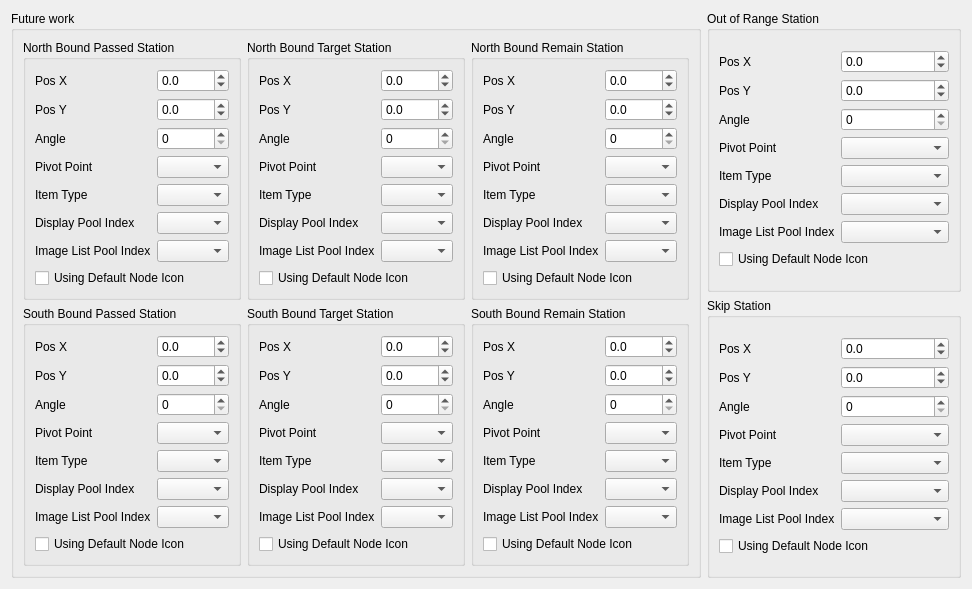
<?xml version="1.0" encoding="UTF-8"?>
<ui version="4.0">
 <class>Form</class>
 <widget class="QWidget" name="Form">
  <property name="geometry">
   <rect>
    <x>0</x>
    <y>0</y>
    <width>972</width>
    <height>528</height>
   </rect>
  </property>
  <property name="windowTitle">
   <string>Form</string>
  </property>
  <layout class="QGridLayout" name="gridLayout">
   <item row="0" column="0">
    <layout class="QHBoxLayout" name="horizontalLayout_4">
     <item>
      <widget class="QGroupBox" name="groupBox_4">
       <property name="title">
        <string>Future work</string>
       </property>
       <layout class="QGridLayout" name="gridLayout_11">
        <item row="0" column="0">
         <layout class="QVBoxLayout" name="verticalLayout">
          <item>
           <layout class="QHBoxLayout" name="horizontalLayout_3">
            <item>
             <widget class="QGroupBox" name="groupBox_6">
              <property name="title">
               <string>North Bound Passed Station</string>
              </property>
              <layout class="QGridLayout" name="gridLayout_7">
               <item row="0" column="0">
                <layout class="QGridLayout" name="gridLayout_8" columnstretch="0,1">
                 <item row="6" column="1">
                  <widget class="QIndexComboBox" name="comboImgListPool_P_2"/>
                 </item>
                 <item row="0" column="1">
                  <widget class="QDoubleSpinBox" name="spPosX_P_2">
                   <property name="decimals">
                    <number>1</number>
                   </property>
                   <property name="minimum">
                    <double>-9999.000000000000000</double>
                   </property>
                   <property name="maximum">
                    <double>9999.000000000000000</double>
                   </property>
                  </widget>
                 </item>
                 <item row="0" column="0">
                  <widget class="QLabel" name="label_3">
                   <property name="text">
                    <string>Pos X</string>
                   </property>
                   <property name="buddy">
                    <cstring>spPosX_P</cstring>
                   </property>
                  </widget>
                 </item>
                 <item row="2" column="0">
                  <widget class="QLabel" name="labelAngle_P_2">
                   <property name="text">
                    <string>Angle</string>
                   </property>
                   <property name="buddy">
                    <cstring>spAngle_P</cstring>
                   </property>
                  </widget>
                 </item>
                 <item row="1" column="0">
                  <widget class="QLabel" name="label_9">
                   <property name="text">
                    <string>Pos Y</string>
                   </property>
                   <property name="buddy">
                    <cstring>spPosY_P</cstring>
                   </property>
                  </widget>
                 </item>
                 <item row="1" column="1">
                  <widget class="QDoubleSpinBox" name="spPosY_P_2">
                   <property name="decimals">
                    <number>1</number>
                   </property>
                   <property name="minimum">
                    <double>-9999.000000000000000</double>
                   </property>
                   <property name="maximum">
                    <double>9999.000000000000000</double>
                   </property>
                  </widget>
                 </item>
                 <item row="3" column="1">
                  <widget class="QComboBox" name="comboPivot_P_2"/>
                 </item>
                 <item row="4" column="1">
                  <widget class="QComboBox" name="comboType_P_2"/>
                 </item>
                 <item row="3" column="0">
                  <widget class="QLabel" name="label_15">
                   <property name="text">
                    <string>Pivot Point</string>
                   </property>
                   <property name="buddy">
                    <cstring>comboPivot_P</cstring>
                   </property>
                  </widget>
                 </item>
                 <item row="4" column="0">
                  <widget class="QLabel" name="label_19">
                   <property name="text">
                    <string>Item Type</string>
                   </property>
                   <property name="buddy">
                    <cstring>comboType_P</cstring>
                   </property>
                  </widget>
                 </item>
                 <item row="2" column="1">
                  <widget class="QDoubleSpinBox" name="spAngle_P_2">
                   <property name="decimals">
                    <number>0</number>
                   </property>
                   <property name="maximum">
                    <double>360.000000000000000</double>
                   </property>
                  </widget>
                 </item>
                 <item row="6" column="0">
                  <widget class="QLabel" name="label_25">
                   <property name="text">
                    <string>Image List Pool Index</string>
                   </property>
                   <property name="buddy">
                    <cstring>comboImgListPool_P</cstring>
                   </property>
                  </widget>
                 </item>
                 <item row="5" column="1">
                  <widget class="QIndexComboBox" name="comboDisplayPool_P_2"/>
                 </item>
                 <item row="5" column="0">
                  <widget class="QLabel" name="label_20">
                   <property name="text">
                    <string>Display Pool Index</string>
                   </property>
                   <property name="buddy">
                    <cstring>comboDisplayPool_P</cstring>
                   </property>
                  </widget>
                 </item>
                 <item row="7" column="0" colspan="2">
                  <widget class="QCheckBox" name="chkUseDefaultSpot_P_2">
                   <property name="text">
                    <string>Using Default Node Icon</string>
                   </property>
                  </widget>
                 </item>
                </layout>
               </item>
              </layout>
             </widget>
            </item>
            <item>
             <widget class="QGroupBox" name="groupBox_9">
              <property name="title">
               <string>North Bound Target Station</string>
              </property>
              <layout class="QGridLayout" name="gridLayout_13">
               <item row="0" column="0">
                <layout class="QGridLayout" name="gridLayout_14" columnstretch="0,1">
                 <item row="6" column="1">
                  <widget class="QIndexComboBox" name="comboImgListPool_P_4"/>
                 </item>
                 <item row="0" column="1">
                  <widget class="QDoubleSpinBox" name="spPosX_P_4">
                   <property name="decimals">
                    <number>1</number>
                   </property>
                   <property name="minimum">
                    <double>-9999.000000000000000</double>
                   </property>
                   <property name="maximum">
                    <double>9999.000000000000000</double>
                   </property>
                  </widget>
                 </item>
                 <item row="0" column="0">
                  <widget class="QLabel" name="label_31">
                   <property name="text">
                    <string>Pos X</string>
                   </property>
                   <property name="buddy">
                    <cstring>spPosX_P</cstring>
                   </property>
                  </widget>
                 </item>
                 <item row="2" column="0">
                  <widget class="QLabel" name="labelAngle_P_4">
                   <property name="text">
                    <string>Angle</string>
                   </property>
                   <property name="buddy">
                    <cstring>spAngle_P</cstring>
                   </property>
                  </widget>
                 </item>
                 <item row="1" column="0">
                  <widget class="QLabel" name="label_32">
                   <property name="text">
                    <string>Pos Y</string>
                   </property>
                   <property name="buddy">
                    <cstring>spPosY_P</cstring>
                   </property>
                  </widget>
                 </item>
                 <item row="1" column="1">
                  <widget class="QDoubleSpinBox" name="spPosY_P_4">
                   <property name="decimals">
                    <number>1</number>
                   </property>
                   <property name="minimum">
                    <double>-9999.000000000000000</double>
                   </property>
                   <property name="maximum">
                    <double>9999.000000000000000</double>
                   </property>
                  </widget>
                 </item>
                 <item row="3" column="1">
                  <widget class="QComboBox" name="comboPivot_P_4"/>
                 </item>
                 <item row="4" column="1">
                  <widget class="QComboBox" name="comboType_P_4"/>
                 </item>
                 <item row="3" column="0">
                  <widget class="QLabel" name="label_33">
                   <property name="text">
                    <string>Pivot Point</string>
                   </property>
                   <property name="buddy">
                    <cstring>comboPivot_P</cstring>
                   </property>
                  </widget>
                 </item>
                 <item row="4" column="0">
                  <widget class="QLabel" name="label_34">
                   <property name="text">
                    <string>Item Type</string>
                   </property>
                   <property name="buddy">
                    <cstring>comboType_P</cstring>
                   </property>
                  </widget>
                 </item>
                 <item row="2" column="1">
                  <widget class="QDoubleSpinBox" name="spAngle_P_4">
                   <property name="decimals">
                    <number>0</number>
                   </property>
                   <property name="maximum">
                    <double>360.000000000000000</double>
                   </property>
                  </widget>
                 </item>
                 <item row="6" column="0">
                  <widget class="QLabel" name="label_35">
                   <property name="text">
                    <string>Image List Pool Index</string>
                   </property>
                   <property name="buddy">
                    <cstring>comboImgListPool_P</cstring>
                   </property>
                  </widget>
                 </item>
                 <item row="5" column="1">
                  <widget class="QIndexComboBox" name="comboDisplayPool_P_4"/>
                 </item>
                 <item row="5" column="0">
                  <widget class="QLabel" name="label_36">
                   <property name="text">
                    <string>Display Pool Index</string>
                   </property>
                   <property name="buddy">
                    <cstring>comboDisplayPool_P</cstring>
                   </property>
                  </widget>
                 </item>
                 <item row="7" column="0" colspan="2">
                  <widget class="QCheckBox" name="chkUseDefaultSpot_P_4">
                   <property name="text">
                    <string>Using Default Node Icon</string>
                   </property>
                  </widget>
                 </item>
                </layout>
               </item>
              </layout>
             </widget>
            </item>
            <item>
             <widget class="QGroupBox" name="groupBox_12">
              <property name="title">
               <string>North Bound Remain Station</string>
              </property>
              <layout class="QGridLayout" name="gridLayout_18">
               <item row="0" column="0">
                <layout class="QGridLayout" name="gridLayout_19" columnstretch="0,1">
                 <item row="6" column="1">
                  <widget class="QIndexComboBox" name="comboImgListPool_P_6"/>
                 </item>
                 <item row="0" column="1">
                  <widget class="QDoubleSpinBox" name="spPosX_P_6">
                   <property name="decimals">
                    <number>1</number>
                   </property>
                   <property name="minimum">
                    <double>-9999.000000000000000</double>
                   </property>
                   <property name="maximum">
                    <double>9999.000000000000000</double>
                   </property>
                  </widget>
                 </item>
                 <item row="0" column="0">
                  <widget class="QLabel" name="label_43">
                   <property name="text">
                    <string>Pos X</string>
                   </property>
                   <property name="buddy">
                    <cstring>spPosX_P</cstring>
                   </property>
                  </widget>
                 </item>
                 <item row="2" column="0">
                  <widget class="QLabel" name="labelAngle_P_6">
                   <property name="text">
                    <string>Angle</string>
                   </property>
                   <property name="buddy">
                    <cstring>spAngle_P</cstring>
                   </property>
                  </widget>
                 </item>
                 <item row="1" column="0">
                  <widget class="QLabel" name="label_44">
                   <property name="text">
                    <string>Pos Y</string>
                   </property>
                   <property name="buddy">
                    <cstring>spPosY_P</cstring>
                   </property>
                  </widget>
                 </item>
                 <item row="1" column="1">
                  <widget class="QDoubleSpinBox" name="spPosY_P_6">
                   <property name="decimals">
                    <number>1</number>
                   </property>
                   <property name="minimum">
                    <double>-9999.000000000000000</double>
                   </property>
                   <property name="maximum">
                    <double>9999.000000000000000</double>
                   </property>
                  </widget>
                 </item>
                 <item row="3" column="1">
                  <widget class="QComboBox" name="comboPivot_P_6"/>
                 </item>
                 <item row="4" column="1">
                  <widget class="QComboBox" name="comboType_P_6"/>
                 </item>
                 <item row="3" column="0">
                  <widget class="QLabel" name="label_45">
                   <property name="text">
                    <string>Pivot Point</string>
                   </property>
                   <property name="buddy">
                    <cstring>comboPivot_P</cstring>
                   </property>
                  </widget>
                 </item>
                 <item row="4" column="0">
                  <widget class="QLabel" name="label_46">
                   <property name="text">
                    <string>Item Type</string>
                   </property>
                   <property name="buddy">
                    <cstring>comboType_P</cstring>
                   </property>
                  </widget>
                 </item>
                 <item row="2" column="1">
                  <widget class="QDoubleSpinBox" name="spAngle_P_6">
                   <property name="decimals">
                    <number>0</number>
                   </property>
                   <property name="maximum">
                    <double>360.000000000000000</double>
                   </property>
                  </widget>
                 </item>
                 <item row="6" column="0">
                  <widget class="QLabel" name="label_47">
                   <property name="text">
                    <string>Image List Pool Index</string>
                   </property>
                   <property name="buddy">
                    <cstring>comboImgListPool_P</cstring>
                   </property>
                  </widget>
                 </item>
                 <item row="5" column="1">
                  <widget class="QIndexComboBox" name="comboDisplayPool_P_6"/>
                 </item>
                 <item row="5" column="0">
                  <widget class="QLabel" name="label_48">
                   <property name="text">
                    <string>Display Pool Index</string>
                   </property>
                   <property name="buddy">
                    <cstring>comboDisplayPool_P</cstring>
                   </property>
                  </widget>
                 </item>
                 <item row="7" column="0" colspan="2">
                  <widget class="QCheckBox" name="chkUseDefaultSpot_P_6">
                   <property name="text">
                    <string>Using Default Node Icon</string>
                   </property>
                  </widget>
                 </item>
                </layout>
               </item>
              </layout>
             </widget>
            </item>
           </layout>
          </item>
          <item>
           <layout class="QHBoxLayout" name="horizontalLayout_2">
            <item>
             <widget class="QGroupBox" name="groupBox_7">
              <property name="title">
               <string>South Bound Passed Station</string>
              </property>
              <layout class="QGridLayout" name="gridLayout_10">
               <item row="0" column="0">
                <layout class="QGridLayout" name="gridLayout_9" columnstretch="0,1">
                 <item row="6" column="1">
                  <widget class="QIndexComboBox" name="comboImgListPool_P_3"/>
                 </item>
                 <item row="0" column="1">
                  <widget class="QDoubleSpinBox" name="spPosX_P_3">
                   <property name="decimals">
                    <number>1</number>
                   </property>
                   <property name="minimum">
                    <double>-9999.000000000000000</double>
                   </property>
                   <property name="maximum">
                    <double>9999.000000000000000</double>
                   </property>
                  </widget>
                 </item>
                 <item row="0" column="0">
                  <widget class="QLabel" name="label_21">
                   <property name="text">
                    <string>Pos X</string>
                   </property>
                   <property name="buddy">
                    <cstring>spPosX_P</cstring>
                   </property>
                  </widget>
                 </item>
                 <item row="2" column="0">
                  <widget class="QLabel" name="labelAngle_P_3">
                   <property name="text">
                    <string>Angle</string>
                   </property>
                   <property name="buddy">
                    <cstring>spAngle_P</cstring>
                   </property>
                  </widget>
                 </item>
                 <item row="1" column="0">
                  <widget class="QLabel" name="label_26">
                   <property name="text">
                    <string>Pos Y</string>
                   </property>
                   <property name="buddy">
                    <cstring>spPosY_P</cstring>
                   </property>
                  </widget>
                 </item>
                 <item row="1" column="1">
                  <widget class="QDoubleSpinBox" name="spPosY_P_3">
                   <property name="decimals">
                    <number>1</number>
                   </property>
                   <property name="minimum">
                    <double>-9999.000000000000000</double>
                   </property>
                   <property name="maximum">
                    <double>9999.000000000000000</double>
                   </property>
                  </widget>
                 </item>
                 <item row="3" column="1">
                  <widget class="QComboBox" name="comboPivot_P_3"/>
                 </item>
                 <item row="4" column="1">
                  <widget class="QComboBox" name="comboType_P_3"/>
                 </item>
                 <item row="3" column="0">
                  <widget class="QLabel" name="label_27">
                   <property name="text">
                    <string>Pivot Point</string>
                   </property>
                   <property name="buddy">
                    <cstring>comboPivot_P</cstring>
                   </property>
                  </widget>
                 </item>
                 <item row="4" column="0">
                  <widget class="QLabel" name="label_28">
                   <property name="text">
                    <string>Item Type</string>
                   </property>
                   <property name="buddy">
                    <cstring>comboType_P</cstring>
                   </property>
                  </widget>
                 </item>
                 <item row="2" column="1">
                  <widget class="QDoubleSpinBox" name="spAngle_P_3">
                   <property name="decimals">
                    <number>0</number>
                   </property>
                   <property name="maximum">
                    <double>360.000000000000000</double>
                   </property>
                  </widget>
                 </item>
                 <item row="6" column="0">
                  <widget class="QLabel" name="label_29">
                   <property name="text">
                    <string>Image List Pool Index</string>
                   </property>
                   <property name="buddy">
                    <cstring>comboImgListPool_P</cstring>
                   </property>
                  </widget>
                 </item>
                 <item row="5" column="1">
                  <widget class="QIndexComboBox" name="comboDisplayPool_P_3"/>
                 </item>
                 <item row="5" column="0">
                  <widget class="QLabel" name="label_30">
                   <property name="text">
                    <string>Display Pool Index</string>
                   </property>
                   <property name="buddy">
                    <cstring>comboDisplayPool_P</cstring>
                   </property>
                  </widget>
                 </item>
                 <item row="7" column="0" colspan="2">
                  <widget class="QCheckBox" name="chkUseDefaultSpot_P_3">
                   <property name="text">
                    <string>Using Default Node Icon</string>
                   </property>
                  </widget>
                 </item>
                </layout>
               </item>
              </layout>
             </widget>
            </item>
            <item>
             <widget class="QGroupBox" name="groupBox_10">
              <property name="title">
               <string>South Bound Target Station</string>
              </property>
              <layout class="QGridLayout" name="gridLayout_15">
               <item row="0" column="0">
                <layout class="QGridLayout" name="gridLayout_16" columnstretch="0,1">
                 <item row="6" column="1">
                  <widget class="QIndexComboBox" name="comboImgListPool_P_5"/>
                 </item>
                 <item row="0" column="1">
                  <widget class="QDoubleSpinBox" name="spPosX_P_5">
                   <property name="decimals">
                    <number>1</number>
                   </property>
                   <property name="minimum">
                    <double>-9999.000000000000000</double>
                   </property>
                   <property name="maximum">
                    <double>9999.000000000000000</double>
                   </property>
                  </widget>
                 </item>
                 <item row="0" column="0">
                  <widget class="QLabel" name="label_37">
                   <property name="text">
                    <string>Pos X</string>
                   </property>
                   <property name="buddy">
                    <cstring>spPosX_P</cstring>
                   </property>
                  </widget>
                 </item>
                 <item row="2" column="0">
                  <widget class="QLabel" name="labelAngle_P_5">
                   <property name="text">
                    <string>Angle</string>
                   </property>
                   <property name="buddy">
                    <cstring>spAngle_P</cstring>
                   </property>
                  </widget>
                 </item>
                 <item row="1" column="0">
                  <widget class="QLabel" name="label_38">
                   <property name="text">
                    <string>Pos Y</string>
                   </property>
                   <property name="buddy">
                    <cstring>spPosY_P</cstring>
                   </property>
                  </widget>
                 </item>
                 <item row="1" column="1">
                  <widget class="QDoubleSpinBox" name="spPosY_P_5">
                   <property name="decimals">
                    <number>1</number>
                   </property>
                   <property name="minimum">
                    <double>-9999.000000000000000</double>
                   </property>
                   <property name="maximum">
                    <double>9999.000000000000000</double>
                   </property>
                  </widget>
                 </item>
                 <item row="3" column="1">
                  <widget class="QComboBox" name="comboPivot_P_5"/>
                 </item>
                 <item row="4" column="1">
                  <widget class="QComboBox" name="comboType_P_5"/>
                 </item>
                 <item row="3" column="0">
                  <widget class="QLabel" name="label_39">
                   <property name="text">
                    <string>Pivot Point</string>
                   </property>
                   <property name="buddy">
                    <cstring>comboPivot_P</cstring>
                   </property>
                  </widget>
                 </item>
                 <item row="4" column="0">
                  <widget class="QLabel" name="label_40">
                   <property name="text">
                    <string>Item Type</string>
                   </property>
                   <property name="buddy">
                    <cstring>comboType_P</cstring>
                   </property>
                  </widget>
                 </item>
                 <item row="2" column="1">
                  <widget class="QDoubleSpinBox" name="spAngle_P_5">
                   <property name="decimals">
                    <number>0</number>
                   </property>
                   <property name="maximum">
                    <double>360.000000000000000</double>
                   </property>
                  </widget>
                 </item>
                 <item row="6" column="0">
                  <widget class="QLabel" name="label_41">
                   <property name="text">
                    <string>Image List Pool Index</string>
                   </property>
                   <property name="buddy">
                    <cstring>comboImgListPool_P</cstring>
                   </property>
                  </widget>
                 </item>
                 <item row="5" column="1">
                  <widget class="QIndexComboBox" name="comboDisplayPool_P_5"/>
                 </item>
                 <item row="5" column="0">
                  <widget class="QLabel" name="label_42">
                   <property name="text">
                    <string>Display Pool Index</string>
                   </property>
                   <property name="buddy">
                    <cstring>comboDisplayPool_P</cstring>
                   </property>
                  </widget>
                 </item>
                 <item row="7" column="0" colspan="2">
                  <widget class="QCheckBox" name="chkUseDefaultSpot_P_5">
                   <property name="text">
                    <string>Using Default Node Icon</string>
                   </property>
                  </widget>
                 </item>
                </layout>
               </item>
              </layout>
             </widget>
            </item>
            <item>
             <widget class="QGroupBox" name="groupBox_13">
              <property name="title">
               <string>South Bound Remain Station</string>
              </property>
              <layout class="QGridLayout" name="gridLayout_20">
               <item row="0" column="0">
                <layout class="QGridLayout" name="gridLayout_21" columnstretch="0,1">
                 <item row="6" column="1">
                  <widget class="QIndexComboBox" name="comboImgListPool_P_7"/>
                 </item>
                 <item row="0" column="1">
                  <widget class="QDoubleSpinBox" name="spPosX_P_7">
                   <property name="decimals">
                    <number>1</number>
                   </property>
                   <property name="minimum">
                    <double>-9999.000000000000000</double>
                   </property>
                   <property name="maximum">
                    <double>9999.000000000000000</double>
                   </property>
                  </widget>
                 </item>
                 <item row="0" column="0">
                  <widget class="QLabel" name="label_49">
                   <property name="text">
                    <string>Pos X</string>
                   </property>
                   <property name="buddy">
                    <cstring>spPosX_P</cstring>
                   </property>
                  </widget>
                 </item>
                 <item row="2" column="0">
                  <widget class="QLabel" name="labelAngle_P_7">
                   <property name="text">
                    <string>Angle</string>
                   </property>
                   <property name="buddy">
                    <cstring>spAngle_P</cstring>
                   </property>
                  </widget>
                 </item>
                 <item row="1" column="0">
                  <widget class="QLabel" name="label_50">
                   <property name="text">
                    <string>Pos Y</string>
                   </property>
                   <property name="buddy">
                    <cstring>spPosY_P</cstring>
                   </property>
                  </widget>
                 </item>
                 <item row="1" column="1">
                  <widget class="QDoubleSpinBox" name="spPosY_P_7">
                   <property name="decimals">
                    <number>1</number>
                   </property>
                   <property name="minimum">
                    <double>-9999.000000000000000</double>
                   </property>
                   <property name="maximum">
                    <double>9999.000000000000000</double>
                   </property>
                  </widget>
                 </item>
                 <item row="3" column="1">
                  <widget class="QComboBox" name="comboPivot_P_7"/>
                 </item>
                 <item row="4" column="1">
                  <widget class="QComboBox" name="comboType_P_7"/>
                 </item>
                 <item row="3" column="0">
                  <widget class="QLabel" name="label_51">
                   <property name="text">
                    <string>Pivot Point</string>
                   </property>
                   <property name="buddy">
                    <cstring>comboPivot_P</cstring>
                   </property>
                  </widget>
                 </item>
                 <item row="4" column="0">
                  <widget class="QLabel" name="label_52">
                   <property name="text">
                    <string>Item Type</string>
                   </property>
                   <property name="buddy">
                    <cstring>comboType_P</cstring>
                   </property>
                  </widget>
                 </item>
                 <item row="2" column="1">
                  <widget class="QDoubleSpinBox" name="spAngle_P_7">
                   <property name="decimals">
                    <number>0</number>
                   </property>
                   <property name="maximum">
                    <double>360.000000000000000</double>
                   </property>
                  </widget>
                 </item>
                 <item row="6" column="0">
                  <widget class="QLabel" name="label_53">
                   <property name="text">
                    <string>Image List Pool Index</string>
                   </property>
                   <property name="buddy">
                    <cstring>comboImgListPool_P</cstring>
                   </property>
                  </widget>
                 </item>
                 <item row="5" column="1">
                  <widget class="QIndexComboBox" name="comboDisplayPool_P_7"/>
                 </item>
                 <item row="5" column="0">
                  <widget class="QLabel" name="label_54">
                   <property name="text">
                    <string>Display Pool Index</string>
                   </property>
                   <property name="buddy">
                    <cstring>comboDisplayPool_P</cstring>
                   </property>
                  </widget>
                 </item>
                 <item row="7" column="0" colspan="2">
                  <widget class="QCheckBox" name="chkUseDefaultSpot_P_7">
                   <property name="text">
                    <string>Using Default Node Icon</string>
                   </property>
                  </widget>
                 </item>
                </layout>
               </item>
              </layout>
             </widget>
            </item>
           </layout>
          </item>
         </layout>
        </item>
       </layout>
      </widget>
     </item>
     <item>
      <layout class="QVBoxLayout" name="verticalLayout_2">
       <item>
        <widget class="QGroupBox" name="groupBox_5">
         <property name="title">
          <string>Out of Range Station</string>
         </property>
         <layout class="QGridLayout" name="gridLayout_12">
          <item row="0" column="0">
           <layout class="QGridLayout" name="gridLayout_22" columnstretch="0,1">
            <item row="6" column="1">
             <widget class="QIndexComboBox" name="comboImgListPool_P_8"/>
            </item>
            <item row="0" column="1">
             <widget class="QDoubleSpinBox" name="spPosX_P_8">
              <property name="decimals">
               <number>1</number>
              </property>
              <property name="minimum">
               <double>-9999.000000000000000</double>
              </property>
              <property name="maximum">
               <double>9999.000000000000000</double>
              </property>
             </widget>
            </item>
            <item row="0" column="0">
             <widget class="QLabel" name="label_55">
              <property name="text">
               <string>Pos X</string>
              </property>
              <property name="buddy">
               <cstring>spPosX_P</cstring>
              </property>
             </widget>
            </item>
            <item row="2" column="0">
             <widget class="QLabel" name="labelAngle_P_8">
              <property name="text">
               <string>Angle</string>
              </property>
              <property name="buddy">
               <cstring>spAngle_P</cstring>
              </property>
             </widget>
            </item>
            <item row="1" column="0">
             <widget class="QLabel" name="label_56">
              <property name="text">
               <string>Pos Y</string>
              </property>
              <property name="buddy">
               <cstring>spPosY_P</cstring>
              </property>
             </widget>
            </item>
            <item row="1" column="1">
             <widget class="QDoubleSpinBox" name="spPosY_P_8">
              <property name="decimals">
               <number>1</number>
              </property>
              <property name="minimum">
               <double>-9999.000000000000000</double>
              </property>
              <property name="maximum">
               <double>9999.000000000000000</double>
              </property>
             </widget>
            </item>
            <item row="3" column="1">
             <widget class="QComboBox" name="comboPivot_P_8"/>
            </item>
            <item row="4" column="1">
             <widget class="QComboBox" name="comboType_P_8"/>
            </item>
            <item row="3" column="0">
             <widget class="QLabel" name="label_57">
              <property name="text">
               <string>Pivot Point</string>
              </property>
              <property name="buddy">
               <cstring>comboPivot_P</cstring>
              </property>
             </widget>
            </item>
            <item row="4" column="0">
             <widget class="QLabel" name="label_58">
              <property name="text">
               <string>Item Type</string>
              </property>
              <property name="buddy">
               <cstring>comboType_P</cstring>
              </property>
             </widget>
            </item>
            <item row="2" column="1">
             <widget class="QDoubleSpinBox" name="spAngle_P_8">
              <property name="decimals">
               <number>0</number>
              </property>
              <property name="maximum">
               <double>360.000000000000000</double>
              </property>
             </widget>
            </item>
            <item row="6" column="0">
             <widget class="QLabel" name="label_59">
              <property name="text">
               <string>Image List Pool Index</string>
              </property>
              <property name="buddy">
               <cstring>comboImgListPool_P</cstring>
              </property>
             </widget>
            </item>
            <item row="5" column="1">
             <widget class="QIndexComboBox" name="comboDisplayPool_P_8"/>
            </item>
            <item row="5" column="0">
             <widget class="QLabel" name="label_60">
              <property name="text">
               <string>Display Pool Index</string>
              </property>
              <property name="buddy">
               <cstring>comboDisplayPool_P</cstring>
              </property>
             </widget>
            </item>
            <item row="7" column="0" colspan="2">
             <widget class="QCheckBox" name="chkUseDefaultSpot_P_8">
              <property name="text">
               <string>Using Default Node Icon</string>
              </property>
             </widget>
            </item>
           </layout>
          </item>
         </layout>
        </widget>
       </item>
       <item>
        <widget class="QGroupBox" name="groupBox_8">
         <property name="title">
          <string>Skip Station</string>
         </property>
         <layout class="QGridLayout" name="gridLayout_17">
          <item row="0" column="0">
           <layout class="QGridLayout" name="gridLayout_23" columnstretch="0,1">
            <item row="6" column="1">
             <widget class="QIndexComboBox" name="comboImgListPool_P_9"/>
            </item>
            <item row="0" column="1">
             <widget class="QDoubleSpinBox" name="spPosX_P_9">
              <property name="decimals">
               <number>1</number>
              </property>
              <property name="minimum">
               <double>-9999.000000000000000</double>
              </property>
              <property name="maximum">
               <double>9999.000000000000000</double>
              </property>
             </widget>
            </item>
            <item row="0" column="0">
             <widget class="QLabel" name="label_61">
              <property name="text">
               <string>Pos X</string>
              </property>
              <property name="buddy">
               <cstring>spPosX_P</cstring>
              </property>
             </widget>
            </item>
            <item row="2" column="0">
             <widget class="QLabel" name="labelAngle_P_9">
              <property name="text">
               <string>Angle</string>
              </property>
              <property name="buddy">
               <cstring>spAngle_P</cstring>
              </property>
             </widget>
            </item>
            <item row="1" column="0">
             <widget class="QLabel" name="label_62">
              <property name="text">
               <string>Pos Y</string>
              </property>
              <property name="buddy">
               <cstring>spPosY_P</cstring>
              </property>
             </widget>
            </item>
            <item row="1" column="1">
             <widget class="QDoubleSpinBox" name="spPosY_P_9">
              <property name="decimals">
               <number>1</number>
              </property>
              <property name="minimum">
               <double>-9999.000000000000000</double>
              </property>
              <property name="maximum">
               <double>9999.000000000000000</double>
              </property>
             </widget>
            </item>
            <item row="3" column="1">
             <widget class="QComboBox" name="comboPivot_P_9"/>
            </item>
            <item row="4" column="1">
             <widget class="QComboBox" name="comboType_P_9"/>
            </item>
            <item row="3" column="0">
             <widget class="QLabel" name="label_63">
              <property name="text">
               <string>Pivot Point</string>
              </property>
              <property name="buddy">
               <cstring>comboPivot_P</cstring>
              </property>
             </widget>
            </item>
            <item row="4" column="0">
             <widget class="QLabel" name="label_64">
              <property name="text">
               <string>Item Type</string>
              </property>
              <property name="buddy">
               <cstring>comboType_P</cstring>
              </property>
             </widget>
            </item>
            <item row="2" column="1">
             <widget class="QDoubleSpinBox" name="spAngle_P_9">
              <property name="decimals">
               <number>0</number>
              </property>
              <property name="maximum">
               <double>360.000000000000000</double>
              </property>
             </widget>
            </item>
            <item row="6" column="0">
             <widget class="QLabel" name="label_65">
              <property name="text">
               <string>Image List Pool Index</string>
              </property>
              <property name="buddy">
               <cstring>comboImgListPool_P</cstring>
              </property>
             </widget>
            </item>
            <item row="5" column="1">
             <widget class="QIndexComboBox" name="comboDisplayPool_P_9"/>
            </item>
            <item row="5" column="0">
             <widget class="QLabel" name="label_66">
              <property name="text">
               <string>Display Pool Index</string>
              </property>
              <property name="buddy">
               <cstring>comboDisplayPool_P</cstring>
              </property>
             </widget>
            </item>
            <item row="7" column="0" colspan="2">
             <widget class="QCheckBox" name="chkUseDefaultSpot_P_9">
              <property name="text">
               <string>Using Default Node Icon</string>
              </property>
             </widget>
            </item>
           </layout>
          </item>
         </layout>
        </widget>
       </item>
      </layout>
     </item>
    </layout>
   </item>
  </layout>
 </widget>
 <customwidgets>
  <customwidget>
   <class>QIndexComboBox</class>
   <extends>QComboBox</extends>
   <header>qindexcombobox.h</header>
  </customwidget>
 </customwidgets>
 <resources/>
 <connections/>
</ui>
